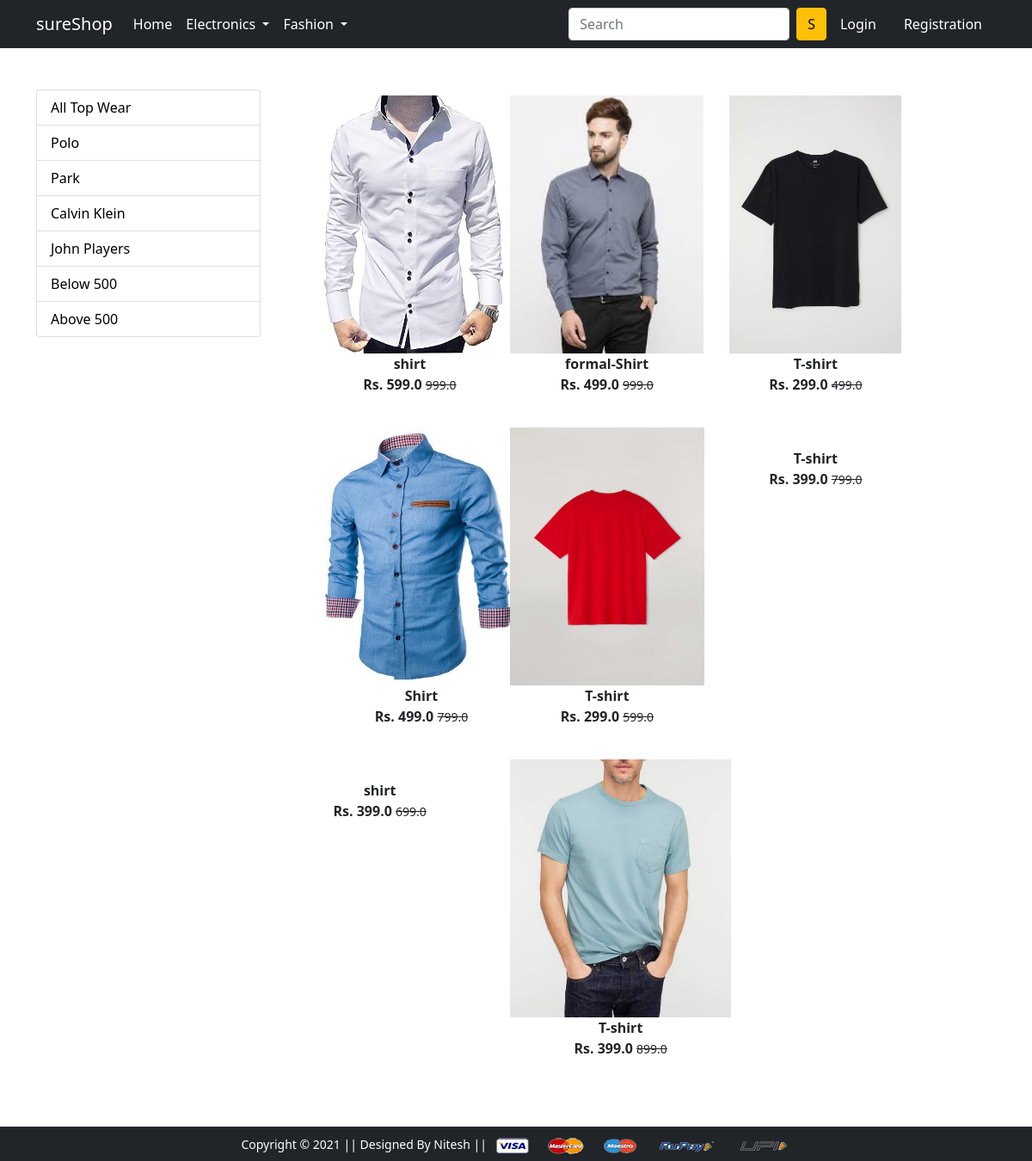
Screenshot of /topwear/ with the database file from the repository.
### app/models.py (models this page shows, shortened)
class Product(models.Model):
    title=models.CharField(max_length=100)
    selling_price=models.FloatField()
    discounted_price=models.FloatField()
    description=models.TextField()
    brand=models.CharField(max_length=100)
    category=models.CharField(choices=CATEGORY_CHOICES,max_length=2)
    product_image=models.ImageField(upload_to='productimg')

### app/views.py (the view)
# urls.py: path('topwear/', views.topwear, name='topwear'),
def topwear(request,data=None):
    totalitem=0
    if data==None:
        topwears=Product.objects.filter(category='TW')
    elif data=='Polo' or data=='Park' or data == 'Peter_England' or data == 'Calvin_Klein' or data == 'John_Players' :
        topwears=Product.objects.filter(category='TW').filter(brand=data)
    elif data=='below':
        topwears=Product.objects.filter(category='TW').filter(discounted_price__lt=500)
    elif data=='above':
        topwears=Product.objects.filter(category='TW').filter(discounted_price__gt=500)
    if request.user.is_authenticated:
        totalitem=len(Cart.objects.filter(user=request.user))
    return render(request, 'app/topwear.html',{'topwears':topwears,'totalitem':totalitem})

### app/templates/app/topwear.html (shortened to what this page needs)
{% extends 'app/base.html' %}
{% load static %}
{% block main-content %}
<div class="container my-5">
 <div class="row">
  <div class="col-sm-3">
   <div class="list-group" id="list-item-hover">
        <a href="{% url 'topwear' %}" class="list-group-item list-group-item-action" aria-current="true">All Top Wear</a>
        <a href="{% url 'topweardata' 'Polo' %}" class="list-group-item list-group-item-action" aria-current="true">Polo</a>
        <a href="{% url 'topweardata' 'Park' %}" class="list-group-item list-group-item-action" aria-current="true">Park</a>
        <a href="{% url 'topweardata' 'Calvin_Klein' %}" class="list-group-item list-group-item-action" aria-current="true">Calvin Klein</a>
        <a href="{% url 'topweardata' 'John_Players' %}" class="list-group-item list-group-item-action" aria-current="true">John Players</a>
        <a href="{% url 'topweardata' 'below' %}" class="list-group-item list-group-item-action" aria-current="true">Below 500</a>
        <a href="{% url 'topweardata' 'above' %}" class="list-group-item list-group-item-action" aria-current="true">Above 500</a>
    </div>
  </div>
  <div class="col-sm-8">
      <div class="row">
          {% for product in topwears %}
          <div class="col-sm-4 text-center mb-4">
              <a href="{% url 'product-detail' product.id %}" class="btn">
                  <div class="item">
                      <img src="{{product.product_image.url}}" alt="" height="300">
                      <div class="fw-bold">{{product.title}}</div>
                      <div class="fw-bold">Rs. {{product.discounted_price}}
                        <small class="fw-light text-decoration-line-through">{{product.selling_price}}</small>
                      </div>
                  </div>
              </a>
          </div>
          {% endfor %}
      </div>
  </div>
 </div>
</div>
{% endblock main-content %}

### app/static/app/css/style.css (style rules this page uses)
.list-group-item { color: black; }

### rows the page displays
Product: product_image (picture), title "shirt", discounted_price "599.0", selling_price "999.0"
Product: product_image (picture), title "formal-Shirt", discounted_price "499.0", selling_price "999.0"
Product: product_image (picture), title "T-shirt", discounted_price "299.0", selling_price "499.0"
Product: product_image (picture), title "Shirt", discounted_price "499.0", selling_price "799.0"
Product: product_image (picture), title "T-shirt", discounted_price "299.0", selling_price "599.0"
Product: title "T-shirt", discounted_price "399.0", selling_price "799.0"
Product: title "shirt", discounted_price "399.0", selling_price "699.0"
Product: product_image (picture), title "T-shirt", discounted_price "399.0", selling_price "899.0"
